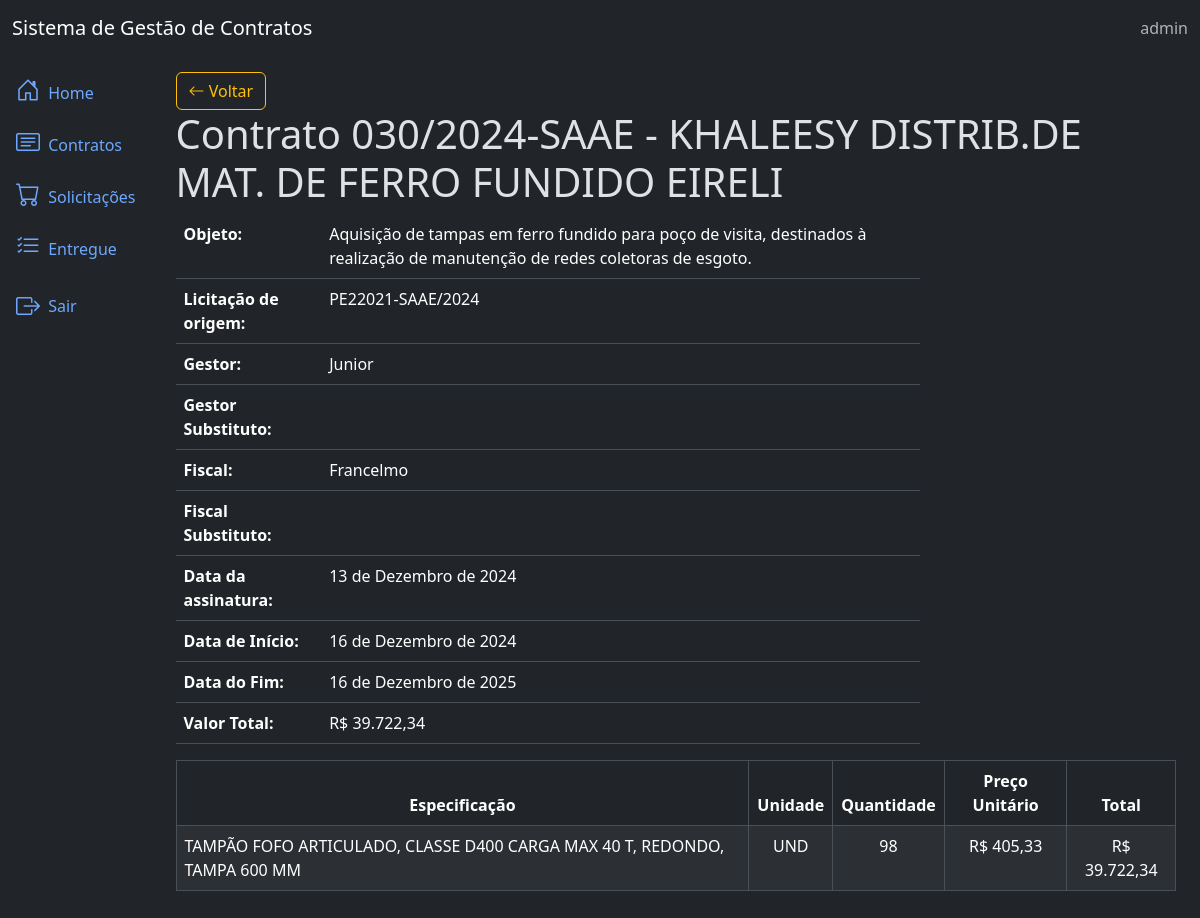
/contracts/1/detail/ (signed in), run on the app's committed database.
### app/accounts/models.py (models this page shows)
class CustomUser(AbstractUser):
    cpf = models.CharField('CPF', max_length=14, unique=True, blank=True, null=True)
    registration = models.CharField('Matrícula', max_length=20,  blank=True, null=True)
    phone = models.CharField('Contato', max_length=20, blank=True, null=True)
    def __str__(self):
        return self.username

### app/contracts/models.py (models this page shows, shortened)
class Contract(TimeStampedModel):
    bidding = models.ForeignKey(Bidding, on_delete=models.SET_NULL, null=True, blank=True, related_name='biddings', verbose_name='Licitação')
    supplier = models.ForeignKey(Supplier, on_delete=models.CASCADE, null=True, blank=True, related_name='suppliers', verbose_name='Fornecedor')
    manager = models.ForeignKey(settings.AUTH_USER_MODEL, on_delete=models.CASCADE, null=True, blank=True, related_name='managers', verbose_name='Gestor')
    inspector = models.ForeignKey(settings.AUTH_USER_MODEL, on_delete=models.CASCADE, null=True, blank=True, related_name='inspectors', verbose_name='Fiscal')
    number = models.CharField('Número', max_length=20)
    target = models.TextField('Objeto')
    assignature_data = models.DateField('Data da assinatura')
    start_date = models.DateField('Data inicial')
    end_date = models.DateField('Data final')
    value = models.DecimalField('Valor total', max_digits=15, decimal_places=2 , default=0)
    class Meta:
        ordering = ('number',)
        verbose_name_plural = 'Contratos'
    def __str__(self):
        return f"Contrato {self.number} - {self.supplier.name}"
    @property
    def formatted_value(self):
        return f"R$ {self.value:,.2f}".replace(",", "X").replace(".", ",").replace("X", ".")

class ItemContract(models.Model):
    contract = models.ForeignKey(Contract, on_delete=models.CASCADE, related_name='items')
    especification = models.TextField('Especificação',)
    unit = models.CharField('Unidade',max_length=20)
    quantity = models.PositiveIntegerField('Quantidade')
    unit_price = models.DecimalField('Preço unitário', max_digits=15, decimal_places=2)
    @property
    def formatted_unit_price(self):
        return f"R$ {self.unit_price:,.2f}".replace(",", "X").replace(".", ",").replace("X", ".")
    @property
    def total_value(self):
        value = self.quantity * self.unit_price
        return f"R$ {value:,.2f}".replace(",", "X").replace(".", ",").replace("X", ".")

### app/suppliers/models.py (models this page shows, shortened)
class Supplier(TimeStampedModel):
    name = models.CharField('empresa', max_length = 200)
    cnpj = models.CharField('cnpj', max_length = 17)
    representative = models.CharField('representante', max_length = 200, null=True, blank=True)
    phone = models.CharField('contato', max_length = 15, null=True, blank=True)
    rg = models.CharField('rg', max_length = 13, null=True, blank=True)
    cpf = models.CharField('cpf', max_length = 11, null=True, blank=True)
    class Meta:
        ordering = ['name']
        verbose_name_plural = 'Fornecedores'

### app/biddings/models.py (models this page shows)
class Bidding(TimeStampedModel):
    number = models.CharField('numero', max_length=50)
    modality = models.CharField('modalidade', max_length=100)
    year = models.PositiveIntegerField('ano')
    approval_date = models.DateField('data da Homologação')
    value = models.DecimalField('valor', max_digits=11, decimal_places=2, null=True, blank=True)
    class Meta:
        ordering = ['number']
        verbose_name_plural = 'Licitações'
    def __str__(self):
        return f"{self.number}/{self.year}"

### app/contracts/views.py (the view)
# urls.py: path('<int:pk>/detail/', v.ContractDetailView.as_view(), name='contract_detail' ),
class ContractDetailView(LoginRequiredMixin, DetailView):
    model = Contract
    template_name = 'contract_detail.html'

### app/contracts/templates/contract_detail.html
{% extends "base.html" %}
{% block content %}
<a href="{% url 'contracts:contract_list' %} " class="btn btn-outline-warning">
  <i class="bi bi-arrow-left"></i> Voltar
</a>
<h1>{{ object }}</h1>
<div class="row">
  <div class="col-sm-9">
    <table class="table table-user-information">
      <tbody>
        <tr>
          <th class="text-right">Objeto: </th>
          <td>{{ object.target }}</td>
        </tr>
        <tr>
          <th class="text-right">Licitação de origem:</th>
          <td>{{ object.bidding }}</td>
        </tr>
        <tr>
          <th class="text-right">Gestor: </th>
          <td>{{ object.manager.first_name }}</td>
        </tr>
        <tr>
          <th class="text-right">Gestor Substituto: </th>
          <td>{{ object.manager_substitute.first_name }}</td>
        </tr>
        <tr>
          <th class="text-right">Fiscal: </th>
          <td>{{ object.inspector.first_name }}</td>
        </tr>
        <tr>
          <th class="text-right">Fiscal Substituto: </th>
          <td>{{ object.inspector_substitute.first_name}}</td>
        </tr>
        <tr>
          <th class="text-right">Data da assinatura: </th>
          <td>{{ object.assignature_data }}</td>
        </tr>
        <tr>
          <th class="text-right">Data de Início: </th>
          <td>{{ object.start_date }}</td>
        </tr>
        <tr>
          <th class="text-right">Data do Fim: </th>
          <td>{{ object.end_date }}</td>
        </tr>
        <tr>
          <th class="text-right">Valor Total: </th>
          <td>{{ object.formatted_value }}</td>
        </tr>
      </tbody>
    </table>
  </div>
  <div class="table-responsive">
    <table class="table table-striped table-bordered">
      <thead class="thead-dark">
        <tr>
          <th class="text-center">Especificação</th>
          <th class="text-center">Unidade</th>
          <th class="text-center">Quantidade</th>
          <th class="text-center">Preço Unitário</th>
          <th class="text-center">Total</th>
        </tr>
      </thead>
      <body>
        {% for item in contract.items.all %}
          <tr>
            <td>{{item.especification}}</td>
            <td class="text-center">{{item.unit}}</td>
            <td class="text-center">{{item.quantity}}</td>
            <td class="text-center">{{item.formatted_unit_price}}</td>
            <td class="text-center">{{item.total_value}}</td>
          </tr>
        {% endfor %}
      </body>
    </table>
  </div>
</div>
{% endblock %}

### app/base/templates/components/_header.html
<nav class="navbar navbar-expand-lg navbar-light bg-dark">
  {% if user.is_authenticated %}
  <div class="container-fluid">
    <a class="navbar-brand text-white" href="/admin/">Sistema de Gestão de Contratos </a>
    <span class="navbar-text">{{request.user}}</span>
  </div>
  {% else %}
    <span class="navbar-text"></span>
  {% endif %}
</nav>

### data on the page
CustomUser: user "admin"
Contract: number+supplier "Contrato 030/2024-SAAE - KHALEESY DISTRIB.DE MAT. DE FERRO FUNDIDO EIRELI", target "Aquisição de tampas em ferro fundido para poço de visita, destinados à realização de manutenção de redes coletoras de esgoto.", bidding "PE22021-SAAE/2024", manager.first_name "Junior", inspector.first_name "Francelmo", assignature_data "13 de Dezembro de 2024", start_date "16 de Dezembro de 2024", end_date "16 de Dezembro de 2025", formatted_value "R$ 39.722,34"
ItemContract: especification "TAMPÃO FOFO ARTICULADO, CLASSE D400 CARGA MAX 40 T, REDONDO, TAMPA 600 MM", unit "UND", quantity "98", formatted_unit_price "R$ 405,33", total_value "R$ 39.722,34"
